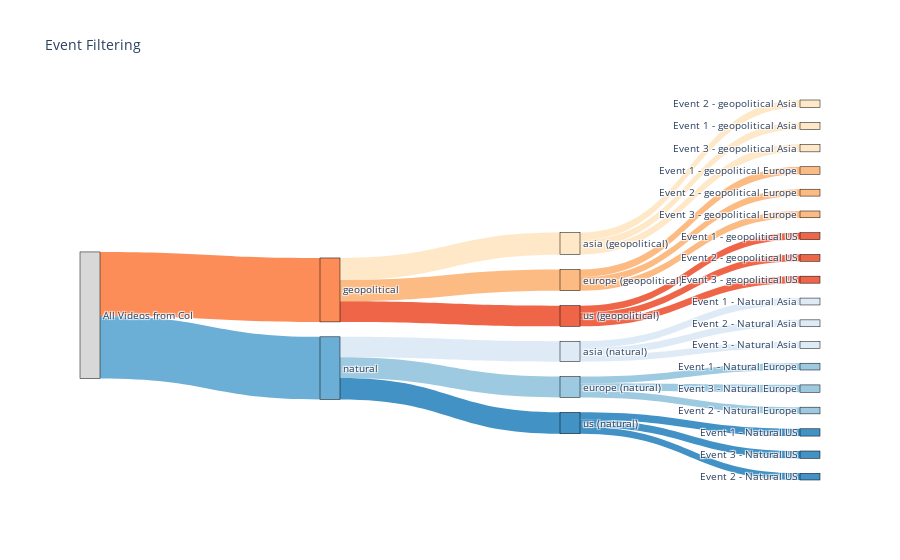

The notebook cell saved with this chart:
### Code cell
importlib.reload(filtering_visualization)
filtering_visualization.sankey_plot_events(df, show=True, save_path="event_filtering_sankey.html")

### Figure 1 — Plotly figure (JSON) as saved in the notebook; plotly's stock layout.template omitted (floating-point values rounded to 4 significant figures)
{"data": [{"link": {"color": ["rgb(252,141,89)", "rgb(107,174,214)", "rgb(254,232,200)", "rgb(253,187,132)", "rgb(239,101,72)", "rgb(222,235,247)", "rgb(158,202,225)", "rgb(66,146,198)", "rgb(254,232,200)", "rgb(254,232,200)", "rgb(254,232,200)", "rgb(253,187,132)", "rgb(253,187,132)", "rgb(253,187,132)", "rgb(239,101,72)", "rgb(239,101,72)", "rgb(239,101,72)", "rgb(222,235,247)", "rgb(222,235,247)", "rgb(222,235,247)", "rgb(158,202,225)", "rgb(158,202,225)", "rgb(158,202,225)", "rgb(66,146,198)", "rgb(66,146,198)", "rgb(66,146,198)"], "source": [0, 0, 1, 1, 1, 2, 2, 2, 3, 3, 3, 4, 4, 4, 5, 5, 5, 6, 6, 6, 7, 7, 7, 8, 8, 8], "target": [1, 2, 3, 4, 5, 6, 7, 8, 9, 10, 11, 12, 13, 14, 15, 16, 17, 18, 19, 20, 21, 22, 23, 24, 25, 26], "value": [5049, 4951, 1741, 1674, 1634, 1614, 1646, 1691, 549, 597, 595, 595, 544, 535, 549, 532, 553, 544, 545, 525, 535, 529, 582, 577, 529, 585]}, "node": {"color": ["rgba(200,200,200,0.7)", "rgb(252,141,89)", "rgb(107,174,214)", "rgb(254,232,200)", "rgb(253,187,132)", "rgb(239,101,72)", "rgb(222,235,247)", "rgb(158,202,225)", "rgb(66,146,198)", "rgb(254,232,200)", "rgb(254,232,200)", "rgb(254,232,200)", "rgb(253,187,132)", "rgb(253,187,132)", "rgb(253,187,132)", "rgb(239,101,72)", "rgb(239,101,72)", "rgb(239,101,72)", "rgb(222,235,247)", "rgb(222,235,247)", "rgb(222,235,247)", "rgb(158,202,225)", "rgb(158,202,225)", "rgb(158,202,225)", "rgb(66,146,198)", "rgb(66,146,198)", "rgb(66,146,198)"], "label": ["All Videos from CoI", "geopolitical", "natural", "asia (geopolitical)", "europe (geopolitical)", "us (geopolitical)", "asia (natural)", "europe (natural)", "us (natural)", "Event 1 - geopolitical Asia", "Event 2 - geopolitical Asia", "Event 3 - geopolitical Asia", "Event 1 - geopolitical Europe", "Event 2 - geopolitical Europe", "Event 3 - geopolitical Europe", "Event 1 - geopolitical US", "Event 2 - geopolitical US", "Event 3 - geopolitical US", "Event 1 - Natural Asia", "Event 2 - Natural Asia", "Event 3 - Natural Asia", "Event 1 - Natural Europe", "Event 2 - Natural Europe", "Event 3 - Natural Europe", "Event 1 - Natural US", "Event 2 - Natural US", "Event 3 - Natural US"], "line": {"color": "black", "width": 0.5}, "pad": 15, "thickness": 20}, "type": "sankey"}], "layout": {"font": {"size": 10}, "title": {"text": "Event Filtering"}}}
